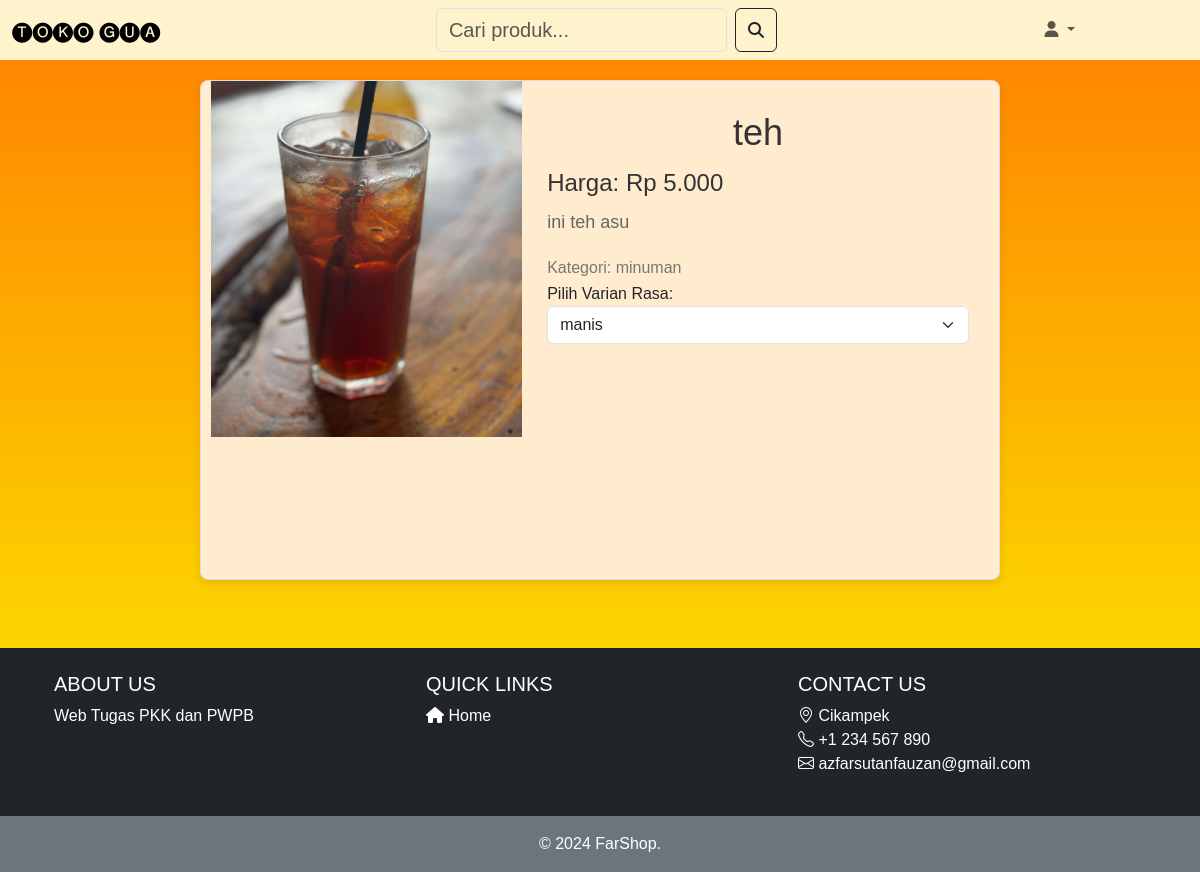
The app's page /detail_produk.php?id_produk=25 with its own data.
### tables this page shows
CREATE TABLE `produk` (
  `id_produk` int(11) NOT NULL,
  `nama` varchar(255) NOT NULL,
  `harga` int(255) NOT NULL,
  `kategori` varchar(255) NOT NULL,
  `deskripsi` text NOT NULL,
  `gambar` varchar(200) NOT NULL
);

### deskripsi.php (the view, shortened to what this page needs)
<?php
require 'connection/koneksi.php';
if (isset($_GET['id_produk'])) {
    $id_produk = $_GET['id_produk'];
    $query = mysqli_query($conn, "SELECT * FROM produk WHERE id_produk = $id_produk");
    if (mysqli_num_rows($query) > 0) {
        $row = mysqli_fetch_assoc($query);
    } else {
        echo "row tidak ditemukan!";
        exit;
    }
} else {
    echo "barang tidak ada!";
    exit;
}
?>
<!DOCTYPE html>
<html lang="en">
<head>
    <link rel="stylesheet" href="style/deskripsi.css">
</head>
<body style="background: linear-gradient(#ff7f00, #fbf400);">
<form action="keranjang/tambah.php" method="post">
    <div class="deskripsi">
        <div class="kartu">
            <img src="halaman/img/<?= $row['gambar']; ?>" alt="<?= $row['nama']; ?>">
            <div class="isi">
                <h2><?= htmlspecialchars($row['nama']); ?></h2>
                <h4>Harga: Rp <?= number_format($row['harga'], 0, ',', '.'); ?></h4>
                <div class="deskripsi-container">
                    <p><?= htmlspecialchars($row['deskripsi']); ?></p>
                </div>
                <h4>Kategori: <?= htmlspecialchars($row['kategori']); ?></h4>
                <label for="varian">Pilih Varian Rasa:</label>
                <select class="form-select" name="id_varian" id="id_varian" required>
        <?php
        $varianQuery = "SELECT id_varian, nama_varian FROM varian WHERE id_produk = ?";
        $varianStmt = $conn->prepare($varianQuery);
        $varianStmt->bind_param('i', $row['id_produk']);
        $varianStmt->execute();
        $varianResult = $varianStmt->get_result();
        while ($varianRow = $varianResult->fetch_assoc()) {
            echo "<option value='{$varianRow['id_varian']}'>{$varianRow['nama_varian']}</option>";
        }
        ?>
    </select>
            </div>
        </div>
    </div>
</form>
</body>
</html>

### style/deskripsi.css (style rules this page uses)
body { font-family: Arial, sans-serif; margin: 0; padding: 0; background-color: #f5f5f5; }
.deskripsi { display: flex; justify-content: center; align-items: center; padding: 20px; }
.kartu { display: flex; max-width: 800px; width: 100%; background-color: blanchedalmond; box-shadow: 0 4px 10px rgba(0, 0, 0, 0.1); border-radius: 10px; overflow: hidden; transition: transform 0.2s; }
.kartu img { width: 40%; height: auto; object-fit: cover; }
.isi { width: 60%; padding: 20px; display: flex; flex-direction: column; justify-content: flex-start; }
.isi h2 { margin: 0; font-size: 24px; color: #333; margin-bottom: 10px; }
.isi p { font-size: 16px; color: #666; }
.deskripsi .kartu { height: 500px; display: flex; gap: 5px; padding: 10px; border: 1px solid #ddd; border-radius: 8px; }
.deskripsi img { max-width: 40%; max-height: 100%; object-fit: contain; border-radius: 8px; margin-top: -100px; }
.deskripsi .isi { flex: 1; padding: 20px; overflow-y: auto; }
.isi h2 { font-size: 36px; text-align: center; margin-bottom: 15px; }
.isi h4 { font-size: 24px; color: #333; margin-bottom: 10px; }
.deskripsi-container p { font-size: 18px; line-height: 1.6; }
.isi h4:last-of-type { font-size: 1em; margin: 5px 0; color: #777; }

### records on screen
produk: gambar (picture), nama "teh", harga "5.000", deskripsi "ini teh asu", kategori "minuman"

### other values on screen
form field id_varian "manis"
